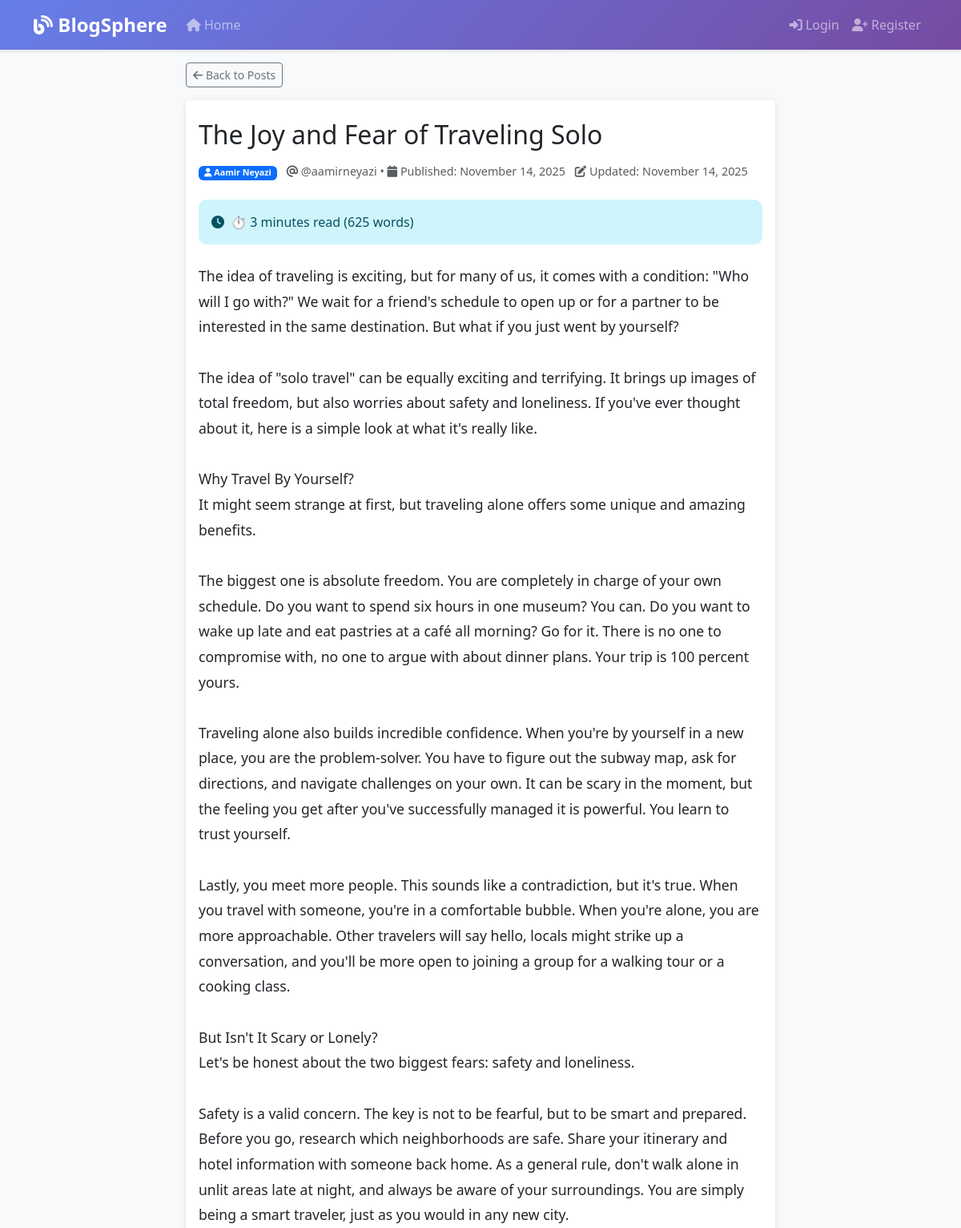
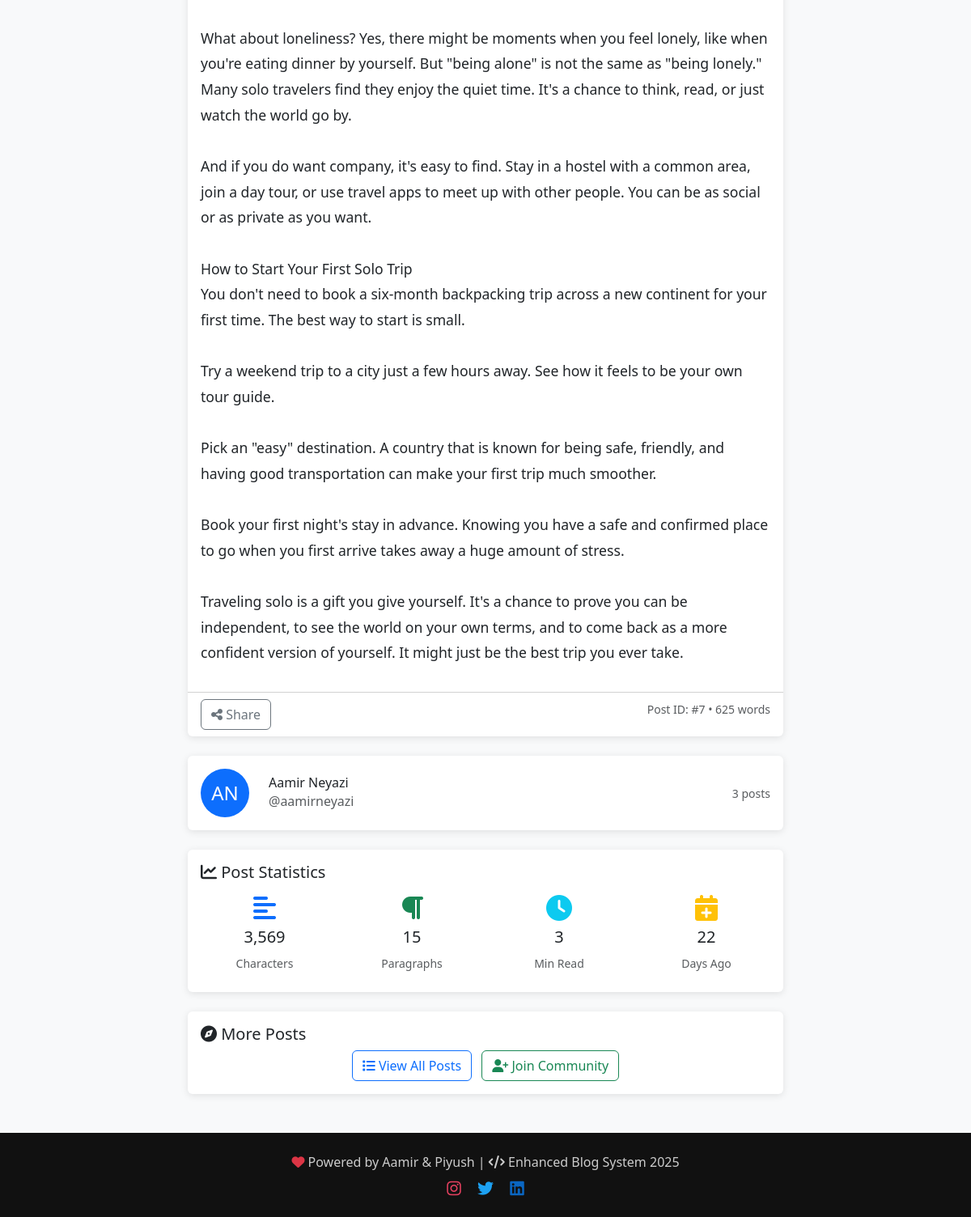
Page /post/7 on the committed database (2 pictures, top to bottom).
### app.py (models this page shows, shortened)
class Post(db.Model):
    id = db.Column(db.Integer, primary_key=True)
    title = db.Column(db.String(200), nullable=False)
    content = db.Column(db.Text, nullable=False)
    created_at = db.Column(db.DateTime, default=datetime.utcnow)
    updated_at = db.Column(db.DateTime, default=datetime.utcnow, onupdate=datetime.utcnow)
    user_id = db.Column(db.Integer, db.ForeignKey('user.id'), nullable=False)
    is_published = db.Column(db.Boolean, default=True)

class User(UserMixin, db.Model):
    id = db.Column(db.Integer, primary_key=True)
    username = db.Column(db.String(80), unique=True, nullable=False)
    email = db.Column(db.String(120), unique=True, nullable=False)
    password_hash = db.Column(db.String(120), nullable=False)
    first_name = db.Column(db.String(50), nullable=False)
    last_name = db.Column(db.String(50), nullable=False)
    bio = db.Column(db.Text)
    created_at = db.Column(db.DateTime, default=datetime.utcnow)
    is_active = db.Column(db.Boolean, default=True)
    posts = db.relationship('Post', backref='author', lazy=True, cascade='all, delete-orphan')
    is_admin = db.Column(db.Boolean, nullable=False, default=False)
    def get_full_name(self):
        return f"{self.first_name} {self.last_name}"

### app.py (the view)
@app.route('/post/<int:post_id>')
def view_post(post_id):
    post = Post.query.get_or_404(post_id)
    if not post.is_published and (not current_user.is_authenticated or current_user.id != post.user_id):
        flash('Post not found!', 'error')
        return redirect(url_for('index'))
    return render_template('view_post.html', post=post)

### templates/view_post.html (shortened to what this page needs)
{% extends "base.html" %}
{% block content %}
<div class="container">
    <div class="row justify-content-center">
        <div class="col-lg-8">
            <div class="mb-3">
                <a href="{{ url_for('index') }}" class="btn btn-outline-secondary btn-sm">
                    <i class="fas fa-arrow-left"></i> Back to Posts
                </a>
            </div>
            <article class="card">
                <div class="card-header bg-white border-0 pt-4">
                    <div class="d-flex justify-content-between align-items-start">
                        <div class="flex-grow-1">
                            <h1 class="card-title h2 mb-3">{{ post.title }}</h1>
                            <div class="post-meta mb-3">
                                <span class="badge bg-primary me-2">
                                    <i class="fas fa-user"></i> {{ post.author.get_full_name() }}
                                </span>
                                <span class="text-muted">
                                    <i class="fas fa-at"></i> @{{ post.author.username }} •
                                    <i class="fas fa-calendar"></i>
                                    Published: {{ post.created_at.strftime('%B %d, %Y') }}
                                </span>
                                {% if post.updated_at != post.created_at %}
                                <span class="text-muted ms-2">
                                    <i class="fas fa-edit"></i>
                                    Updated: {{ post.updated_at.strftime('%B %d, %Y') }}
                                </span>
                                {% endif %}
                            </div>
                        </div>
                    </div>
                </div>
                <div class="card-body pt-0">
                    <div class="alert alert-info d-flex align-items-center mb-4">
                        <i class="fas fa-clock me-2"></i>
                        <span id="readingTime">Calculating reading time...</span>
                    </div>
                    <div class="post-content" style="line-height: 1.8; font-size: 1.1rem;">
                        {% set paragraphs = post.content.split('\n\n') %}
                        {% for paragraph in paragraphs %}
                            {% if paragraph.strip() %}
                                <p>{{ paragraph.replace('\n', '<br>')|safe }}</p>
                            {% endif %}
                        {% endfor %}
                    </div>
                </div>
                <div class="card-footer bg-transparent">
                    <div class="row">
                        <div class="col-md-6">
                            <div class="d-flex gap-2">
                                <button class="btn btn-outline-secondary" onclick="sharePost()">
                                    <i class="fas fa-share-alt"></i> Share
                                </button>
                            </div>
                        </div>
                        <div class="col-md-6 text-md-end mt-2 mt-md-0">
                            <small class="text-muted">
                                Post ID: #{{ post.id }} •
                                <span id="wordCountDisplay">0</span> words
                            </small>
                        </div>
                    </div>
                </div>
            </article>
            <div class="card mt-4">
                <div class="card-body">
                    <div class="row align-items-center">
                        <div class="col-auto">
                            <div class="bg-primary rounded-circle d-flex align-items-center justify-content-center"
                                 style="width: 60px; height: 60px; color: white; font-size: 1.5rem;">
                                {{ post.author.first_name[0].upper() }}{{ post.author.last_name[0].upper() }}
                            </div>
                        </div>
                        <div class="col">
                            <h6 class="mb-0">{{ post.author.get_full_name() }}</h6>
                            <p class="text-muted mb-0">@{{ post.author.username }}</p>
                        </div>
                        <div class="col-auto">
                            <small class="text-muted">
                                {{ post.author.posts|selectattr('is_published')|list|length }} posts
                            </small>
                        </div>
                    </div>
                </div>
            </div>
            <div class="card mt-4">
                <div class="card-body">
                    <h5 class="card-title">
                        <i class="fas fa-chart-line"></i> Post Statistics
                    </h5>
                    <div class="row text-center">
                        <div class="col-md-3">
                            <div class="p-2">
                                <i class="fas fa-align-left fa-2x text-primary mb-2"></i>
                                <h5 id="charCount">0</h5>
                                <small class="text-muted">Characters</small>
                            </div>
                        </div>
                        <div class="col-md-3">
                            <div class="p-2">
                                <i class="fas fa-paragraph fa-2x text-success mb-2"></i>
                                <h5 id="paragraphCount">0</h5>
                                <small class="text-muted">Paragraphs</small>
                            </div>
                        </div>
                        <div class="col-md-3">
                            <div class="p-2">
                                <i class="fas fa-clock fa-2x text-info mb-2"></i>
                                <h5 id="readingTimeMinutes">0</h5>
                                <small class="text-muted">Min Read</small>
                            </div>
                        </div>
                        <div class="col-md-3">
                            <div class="p-2">
                                <i class="fas fa-calendar-plus fa-2x text-warning mb-2"></i>
                                <h5 id="daysAgo">0</h5>
                                <small class="text-muted">Days Ago</small>
                            </div>
                        </div>
                    </div>
                </div>
            </div>
            <div class="card mt-4">
                <div class="card-body">
                    <h5 class="card-title">
                        <i class="fas fa-compass"></i> More Posts
                    </h5>
                    <div class="text-center">
                        <a href="{{ url_for('index') }}" class="btn btn-outline-primary">
                            <i class="fas fa-list"></i> View All Posts
                        </a>
                        {% if current_user.is_authenticated %}
                        <a href="{{ url_for('create_post') }}" class="btn btn-outline-success ms-2">
                            <i class="fas fa-plus"></i> Create New Post
                        </a>
                        <a href="{{ url_for('profile') }}" class="btn btn-outline-info ms-2">
                            <i class="fas fa-user"></i> My Profile
                        </a>
                        {% else %}
                        <a href="{{ url_for('register') }}" class="btn btn-outline-success ms-2">
                            <i class="fas fa-user-plus"></i> Join Community
                        </a>
                        {% endif %}
                    </div>
                </div>
            </div>
        </div>
    </div>
</div>
{% endblock %}

### templates/base.html (style rules this page uses)
body { background-color: #f8f9fa; font-family: 'Segoe UI', Tahoma, Geneva, Verdana, sans-serif; }
.card { border: none; box-shadow: 0 2px 10px rgba(0, 0, 0, 0.1); transition: transform 0.2s ease-in-out; }
.post-meta { color: #6c757d; font-size: 0.9rem; }
.post-content { line-height: 1.6; }
.alert { border-radius: 10px; border: none; }

### rows in the picture
Post: title "The Joy and Fear of Traveling Solo", created_at "November 14, 2025", updated_at "November 14, 2025", replace "The idea of traveling is exciting, but for many of us, it comes with a condition: \"Who will I go with?\" We wait for a friend's schedule to open up or for a partner to be interested in the same destination. But what if you just went by yourself? The idea of \"solo travel\" can be equally exciting and terrifying. It brings up images of total freedom, but also worries about safety and loneliness. If you've ever thought about it, here is a simple look at what it's really like. Why Travel By Yourself? It might seem strange at first, but traveling alone offers some unique and amazing benefits. The biggest one is absolute freedom. You are completely in charge of your own schedule. Do you want to…", id "7"
User: author.get_full_name "Aamir Neyazi", author.username "aamirneyazi", author "A", author "N"

### other values in the picture
{{ post.author.posts|selectattr('is_published')|list|length }} "3"
